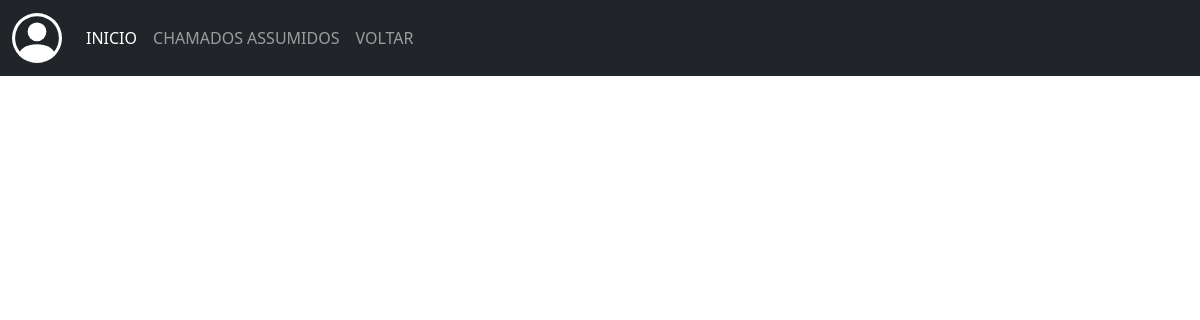
The page /5/visualizar_chamados_usuario on the database as committed earlier.
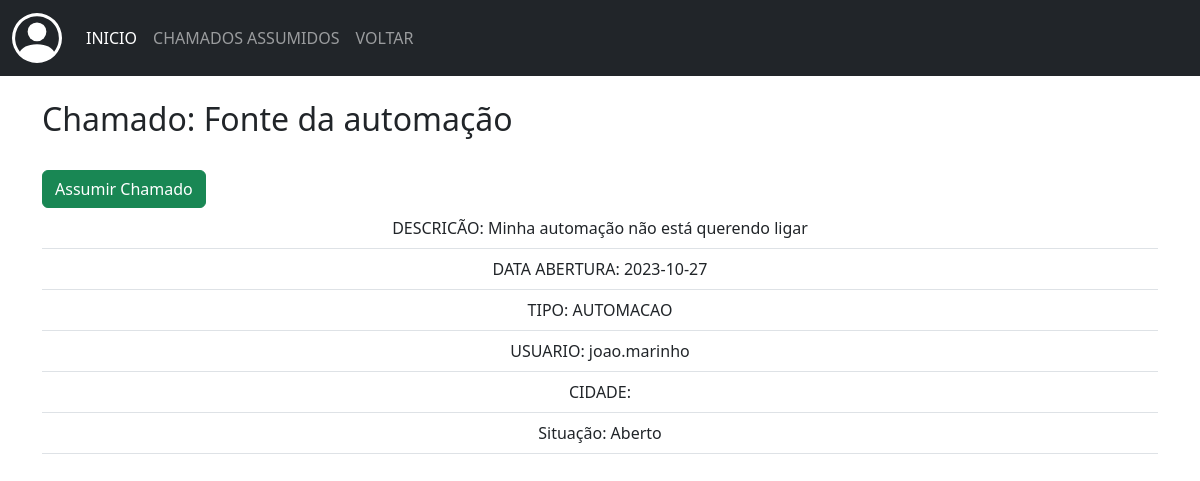
The same page on the database as committed later.
### app/models/tab_chamados.py (models this page shows)
class Chamados(db.Model):
    __tablename__ = 'tab_chamados'
    id = db.Column(db.Integer, primary_key=True)
    data_add = db.Column(db.String(50), nullable=False)
    data_fim = db.Column(db.String(50), nullable=False)
    titulo = db.Column(db.String(100), nullable=False)
    descricao = db.Column(db.String(255), nullable=False)
    tipo_ch = db.Column(db.String(100), nullable=False)
    situacao = db.Column(db.String(50), nullable=False)
    ass_por = db.Column(db.String(100))
    telefone = db.Column(db.String(50))
    setor = db.Column(db.String(100))
    tab_usuarios_id = db.Column(db.Integer, db.ForeignKey('tab_usuarios.id'))

### app/routes/routes.py (the view)
@login_required
@app.route("/<int:id>/visualizar_chamados_usuario", methods=['GET', 'POST'])
def visualizar_chamados_usuario(id):
    query = Chamados.query.filter_by(id=id).all()
    return render_template("routes/visualizar_chamados_usuario.html", chamado=query)

### app/templates/routes/visualizar_chamados_usuario.html (shortened to what this page needs)
{% extends 'base.html' %}
{% block conteudo %}
<nav class="navbar navbar-expand-lg navbar-dark bg-dark">
    <div class="container-fluid">
      <a class="navbar-brand" href="#"></a>
      <div class="collapse navbar-collapse" id="navbarSupportedContent">
        <ul class="navbar-nav me-auto mb-2 mb-lg-0">
          <li class="nav-item">
            <a class="nav-link active" aria-current="page" href="#">INICIO</a>
          </li>
          <li class="nav-item">
            <a class="nav-link" href="{{url_for('meus_chamados')}}">CHAMADOS ASSUMIDOS</a>
          </li>
            <li class="nav-item">
              <a class="nav-link" href="{{url_for('chamados_usuario')}}">VOLTAR</a>
            </li>
        </ul>
      </div>
    </div>
</nav>
<div>
    <div class="container">
      <br>
        <table class="table table-hover">
        {% for view in chamado %}
          <h2> Chamado: {{view.titulo}}</h2><br>
              <tr><td>DESCRICÃO: {{view.descricao}}</td></tr>
              <tr><td>DATA ABERTURA: {{view.data_add}}</td></tr>
              <tr><td>TIPO: {{view.tipo_ch}}</td></tr>
              <tr><td>USUARIO: {{view.tab_usuarios_id}}</td></tr>
              <tr><td>CIDADE: </td></tr>
              <tr><td>Situação: {{view.situacao}}</td></tr>
              <button class="btn btn-success"><a style="color: white;" href="#">Assumir Chamado</a></button><br>
        {% endfor %}
      </table>
</div>
{% endblock conteudo %}

Rows that differ between the two databases and show on the page:
added Chamados: titulo "Fonte da automação", descricao "Minha automação não está querendo ligar", data_add "2023-10-27", tipo_ch "AUTOMACAO", tab_usuarios_id "joao.marinho", situacao "Aberto"
